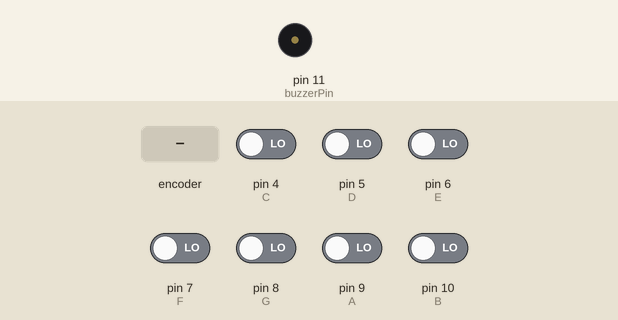
A sketch run on a simulated Arduino Uno, built with avr-gcc and run on an emulated ATmega328P. Parts: buzzer (waves = sounding). Inputs (shaded band) come from the test bench; at power-on: pin 4 (C), pin 5 (D), pin 6 (E), pin 7 (F), pin 8 (G), pin 9 (A), pin 10 (B) LOW.

Above: at 1.2 s.
1.3 s: rotary encoder on pin 9 (A) / pin 10 (B) turned 3 steps (first pin leading)
At 2.8 s:
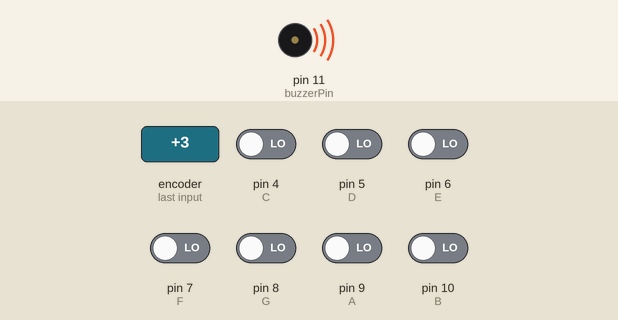
Timing chart, 0 to 4.3 s (numbered marks = the images above; inputs shaded):
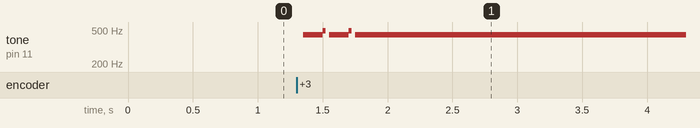

Measured:
- after the input at 1.3 s, tone on pin 11 (buzzerPin): plays 440 Hz for 0.15 s, 493 Hz for 0.03 s, 440 Hz for 0.15 s, 493 Hz for 0.02 s, 440 Hz for 7.6 s, starting after 0.05 s

The sketch:

BuzzerPiano.ino
```cpp
/*Burak Dogucu
 * 02/03/2019(dd/mm/yyyy)
 * An arduino program that plays a note determined by which button is pressed
*/
int C = 4;
int D = 5;
int E = 6;
int F = 7;
int G = 8;
int A = 9;
int B = 10;
int buzzerPin = 11;

void setup() {
  // put your setup code here, to run once:
  //pinMode(A,INPUT);
  //pinMode(B,INPUT);
  pinMode(C,INPUT);
  pinMode(D,INPUT);
  pinMode(E,INPUT);
  pinMode(F,INPUT);
  pinMode(G,INPUT);
  pinMode(buzzerPin,OUTPUT);

}

void loop() {
  //depending on the input it plays any of these frequencies
  if(digitalRead(C) == HIGH){
    tone(buzzerPin,261);
  }
  else if(digitalRead(D) == HIGH){
    tone(buzzerPin,293);
  }
  else if(digitalRead(E) == HIGH){
    tone(buzzerPin,329);
  }
  else if(digitalRead(F) == HIGH){
    tone(buzzerPin,349);
  }
  else if(digitalRead(G) == HIGH){
    tone(buzzerPin,391);
  }
  else if(digitalRead(A) == HIGH){
    tone(buzzerPin,440);
  }
  else if(digitalRead(B) == HIGH){
    tone(buzzerPin,493);
  }
  //if no key is pressed than it doesn't play anything
  else{
    noTone(buzzerPin);
  }

  }
```
